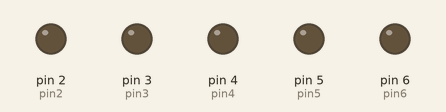
Simulated run of this sketch. Board: Arduino Uno, built with avr-gcc and run on an emulated ATmega328P. Shown: output pins drawn as LEDs (lit = HIGH).

Above: at 0.1 s.
At 4.1 s:
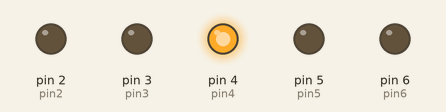
At 9.1 s:
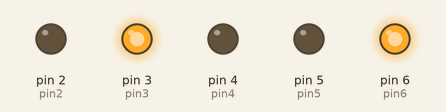
At 19.1 s:
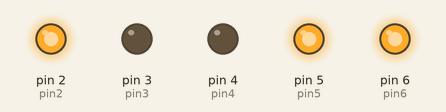
At 29.1 s:
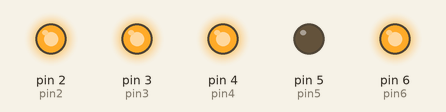
At 39.1 s:
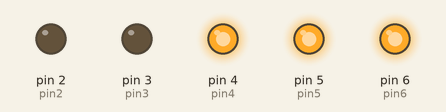
Timing chart, 0 to 40.0 s (numbered marks = the images above):
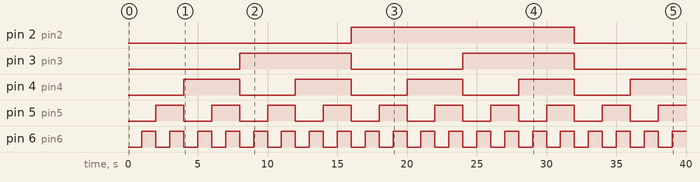

The sketch:

BinaryCounter.ino
```cpp
// LED coutner program
// This program is a digital counter displays numbers 0 through 31 using 5 LEDs as switches
// for example:
//        decimal 1 = 00001 in binary, lights the first LED
//        decimal 2 = 00010 in binary, lihgts the second LED
//        ...

int pin2 = 2;
int pin3= 3;
int pin4 = 4;
int pin5 = 5;
int pin6 = 6;
int waitTime = 1000;


void generateNum(int b4, int b3, int b2, int b1, int b0);

void setup()
{
  pinMode(pin2, OUTPUT);
  pinMode(pin3, OUTPUT);
  pinMode(pin4, OUTPUT);
  pinMode(pin5, OUTPUT);
  pinMode(pin6, OUTPUT);

}

void loop()
{
   generateNum(0,0,0,0,0); // 0
   generateNum(0,0,0,0,1); // 1
   generateNum(0,0,0,1,0); // 2
   generateNum(0,0,0,1,1); // 3
   generateNum(0,0,1,0,0); // 4
   generateNum(0,0,1,0,1); // 5
   generateNum(0,0,1,1,0); // 6
   generateNum(0,0,1,1,1); // 7
   generateNum(0,1,0,0,0); // 8
   generateNum(0,1,0,0,1); // 9
   generateNum(0,1,0,1,0); // 10
   generateNum(0,1,0,1,1); // 11
   generateNum(0,1,1,0,0); // 12
   generateNum(0,1,1,0,1); // 13
   generateNum(0,1,1,1,0); // 14
   generateNum(0,1,1,1,1); // 15

   generateNum(1,0,0,0,0); // 16
   generateNum(1,0,0,0,1); // 17
   generateNum(1,0,0,1,0); // 18
   generateNum(1,0,0,1,1); // 19
   generateNum(1,0,1,0,0); // 20
   generateNum(1,0,1,0,1); // 21
   generateNum(1,0,1,1,0); // 22
   generateNum(1,0,1,1,1); // 23
   generateNum(1,1,0,0,0); // 24
   generateNum(1,1,0,0,1); // 25
   generateNum(1,1,0,1,0); // 26
   generateNum(1,1,0,1,1); // 27
   generateNum(1,1,1,0,0); // 28
   generateNum(1,1,1,0,1); // 29
   generateNum(1,1,1,1,0); // 30
   generateNum(1,1,1,1,1); // 31
}

void generateNum(int b4, int b3, int b2, int b1, int b0) {
  digitalWrite(pin2, b4);
  digitalWrite(pin3, b3);
  digitalWrite(pin4, b2);
  digitalWrite(pin5, b1);
  digitalWrite(pin6, b0);
  // delay for a 1 second
  delay(waitTime);
}
```

Measured:
- by itself, pin 2 (pin2): LOW → HIGH at 16.0 s, → LOW 16.0 s later
- by itself, pin 3 (pin3): alternates HIGH for 8.0 s and LOW for 8.0 s
- by itself, pin 4 (pin4): alternates HIGH for 4.0 s and LOW for 4.0 s
- by itself, pin 5 (pin5): alternates HIGH for 2.0 s and LOW for 2.0 s
- by itself, pin 6 (pin6): alternates HIGH for 1.0 s and LOW for 1.0 s
